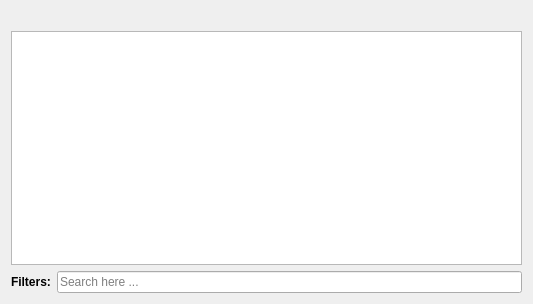
<?xml version="1.0" encoding="UTF-8"?>
<ui version="4.0">
 <class>showAltDrugs</class>
 <widget class="QWidget" name="showAltDrugs">
  <property name="windowModality">
   <enum>Qt::ApplicationModal</enum>
  </property>
  <property name="geometry">
   <rect>
    <x>0</x>
    <y>0</y>
    <width>533</width>
    <height>304</height>
   </rect>
  </property>
  <property name="windowTitle">
   <string>Drug Finder</string>
  </property>
  <layout class="QGridLayout" name="gridLayout">
   <item row="2" column="0">
    <widget class="QLabel" name="label">
     <property name="sizePolicy">
      <sizepolicy hsizetype="Fixed" vsizetype="Preferred">
       <horstretch>0</horstretch>
       <verstretch>0</verstretch>
      </sizepolicy>
     </property>
     <property name="font">
      <font>
       <weight>75</weight>
       <bold>true</bold>
      </font>
     </property>
     <property name="text">
      <string>Filters:</string>
     </property>
    </widget>
   </item>
   <item row="1" column="0" colspan="3">
    <widget class="QTableView" name="tableView">
     <property name="editTriggers">
      <set>QAbstractItemView::NoEditTriggers</set>
     </property>
     <property name="alternatingRowColors">
      <bool>true</bool>
     </property>
     <property name="selectionMode">
      <enum>QAbstractItemView::SingleSelection</enum>
     </property>
     <property name="selectionBehavior">
      <enum>QAbstractItemView::SelectRows</enum>
     </property>
     <property name="sortingEnabled">
      <bool>true</bool>
     </property>
     <attribute name="horizontalHeaderMinimumSectionSize">
      <number>250</number>
     </attribute>
     <attribute name="verticalHeaderCascadingSectionResizes">
      <bool>true</bool>
     </attribute>
     <attribute name="verticalHeaderDefaultSectionSize">
      <number>20</number>
     </attribute>
     <attribute name="verticalHeaderMinimumSectionSize">
      <number>20</number>
     </attribute>
    </widget>
   </item>
   <item row="2" column="1" colspan="2">
    <widget class="QLineEdit" name="lineEdit">
     <property name="placeholderText">
      <string>Search here ...</string>
     </property>
     <property name="clearButtonEnabled">
      <bool>true</bool>
     </property>
    </widget>
   </item>
   <item row="0" column="0" colspan="3">
    <widget class="QLabel" name="filters">
     <property name="text">
      <string/>
     </property>
     <property name="wordWrap">
      <bool>true</bool>
     </property>
    </widget>
   </item>
  </layout>
 </widget>
 <resources/>
 <connections/>
</ui>
